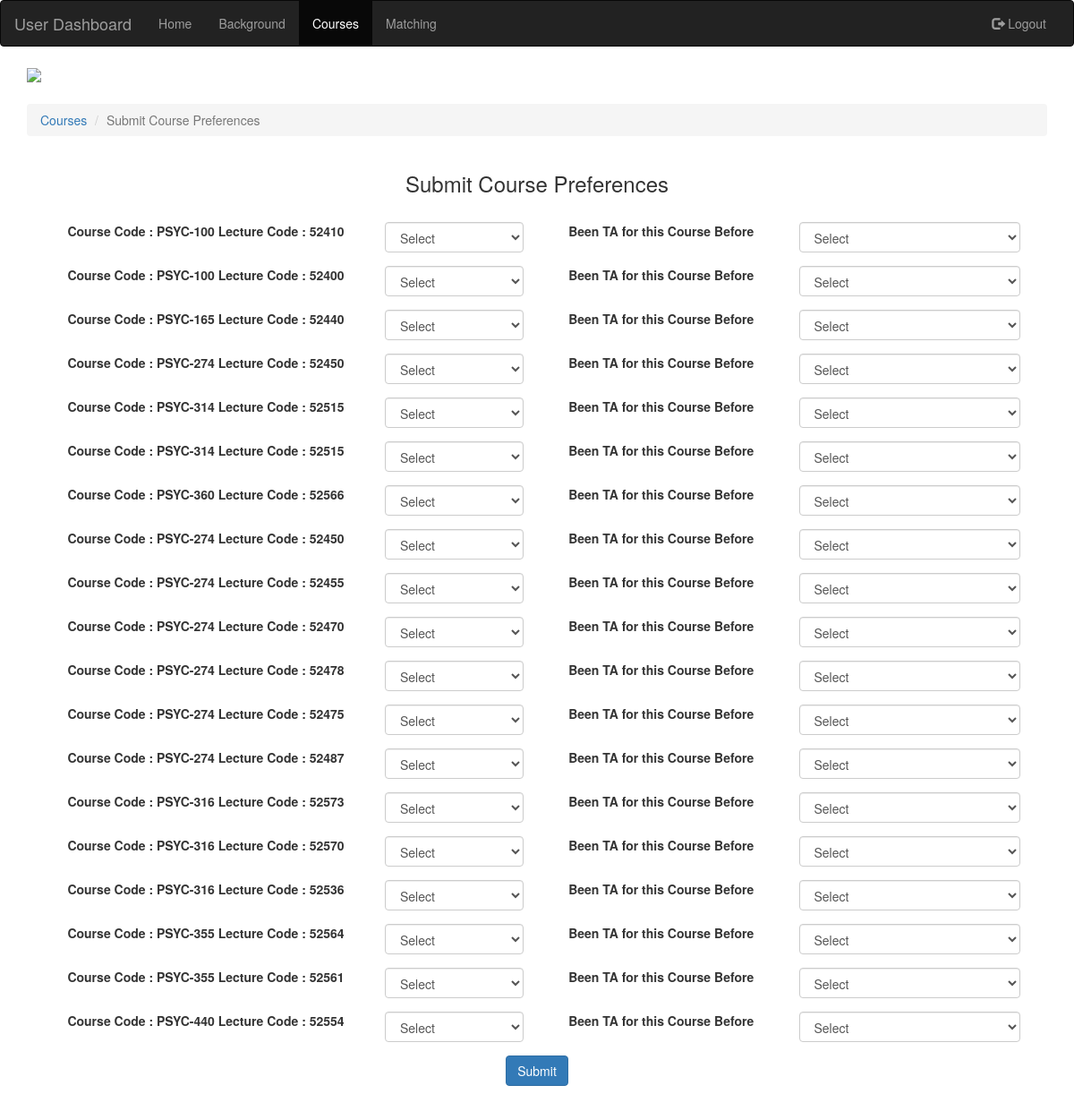
The page /php/user-submit-preferences.php on the database its author committed.
### tables this page shows
CREATE TABLE IF NOT EXISTS `Course_Section` (
  `Section_Id` int(11) NOT NULL AUTO_INCREMENT,
  `Course_Id` int(11) NOT NULL,
  `Lecture_Code` varchar(250) NOT NULL,
  `Lab_Code` varchar(250) NOT NULL,
  `IsLecture` tinyint(1) NOT NULL,
  `Time_Slot_Id` int(11) NOT NULL,
  `IsActive` tinyint(1) NOT NULL,
  PRIMARY KEY (`Section_Id`)
);

CREATE TABLE IF NOT EXISTS `Course` (
  `Course_Id` int(11) NOT NULL AUTO_INCREMENT,
  `Course_Code` varchar(250) NOT NULL,
  `Course_Name` varchar(250) NOT NULL,
  `Area` varchar(250) NOT NULL,
  `IsActive` int(11) NOT NULL,
  `Number_Of_Half_TA` int(11) NOT NULL,
  `Number_Of_Full_TA` int(11) NOT NULL,
  PRIMARY KEY (`Course_Id`)
);

### php/user-submit-preferences.php (the view, shortened to what this page needs)
<?php
	include('dbConnect.php');
	$sql2="SELECT * FROM `Course_Section` WHERE `IsActive`=1 AND`IsLecture`=1";
	$result2=mysqli_query($conn,$sql2);
?>
<!DOCTYPE HTML>
<html>
	<head>
		<link href="https://maxcdn.bootstrapcdn.com/bootstrap/3.3.7/css/bootstrap.min.css" rel="stylesheet">
		<link href="../css/admin.css" type="text/css" rel="stylesheet">
	</head>
	<body>
	<nav class="navbar navbar-inverse">
	  <div class="container-fluid">
	    <div class="navbar-header">
	      <a class="navbar-brand" href="../html/user.html">User Dashboard</a>
	    </div>
	    <div class="collapse navbar-collapse" id="myNavbar">
	      <ul class="nav navbar-nav">
		<li><a href="../html/user.html">Home</a></li>
		<li><a href="../html/user-personal.html">Background</a></li>
		<li class="active"><a href="../html/user-courses.html">Courses</a></li>
		<li><a href="../html/user-matching.html">Matching</a></li>
	      </ul>
	      <ul class="nav navbar-nav navbar-right">
		<li><a href="logout.php"><span class="glyphicon glyphicon-log-out"></span> Logout</a></li>
	      </ul>
	    </div>
	  </div>
	</nav>
	<div class="container">
		<div class="row">
			<div class="col-lg-12 col-md-12 col-xs-12 col-sm-12">
				<img src="../images/uscheader.png" style="width: 100%;"></img>
			</div>
			<div class="col-lg-12 col-md-12 col-xs-12 col-sm-12" style="margin-top: 2%;">
				<ol class="breadcrumb">
				  <li><a href="../html/user-courses.html">Courses</a></li>
				  <li class="active">Submit Course Preferences</a></li>
				</ol>
			</div>
			<div class="container">
			<div class="col-lg-12 col-md-12 col-xs-12 col-sm-12">
				<center><h3>Submit Course Preferences</h3><center><br>
				<form method="post" action="user-submit-preferences-action.php">
				<?php
					while($row2=mysqli_fetch_array($result2))
					{
						$courseId=$row2['Course_Id'];
						$sql3="SELECT * FROM `Course` WHERE `Course_Id`='$courseId'";
						$result3=mysqli_query($conn,$sql3);
						$row3=mysqli_fetch_array($result3);
						echo "
						<div class='form-row'>
						    <div class='form-group col-lg-4 col-sm-4 col-xs-4 col-md-4'>
						    	<label for='preference'>Course Code : ".$row3['Course_Code']." Lecture Code : ".$row2['Lecture_Code']."</label>
						    </div>
						    <div class='form-group col-lg-2 col-sm-2 col-xs-2 col-md-2'>
						    	<select required class='form-control' id='preference' name='Pref-".$row2['Section_Id']."'>
						    		<option value='-1' selected='selected' disabled>Select</option>
						    		<option value='5'>High</option>
						    		<option value='4'>High-Medium</option>
						    		<option value='3'>Medium</option>
						    		<option value='2'>Medium-Low</option>
						    		<option value='1'>Low</option>
						    	</select>
						    </div>
						    <div class='form-group col-lg-3 col-sm-3 col-xs-3 col-md-3'>
						    	<label for='preference'>Been TA for this Course Before</label>
						    </div>
						    <div class='form-group col-lg-3 col-sm-3 col-xs-3 col-md-3'>
						    	<select required class='form-control' id='preference' name='Been-".$row2['Section_Id']."'>
						    		<option value='-1' selected='selected' disabled>Select</option>
						    		<option value='1'>Yes</option>
						    		<option value='0'>No</option>
						    	</select>
						    </div>
						    <br>
						";
					}
				?>
				<div class="form-group col-lg-2 col-sm-2 col-xs-2 col-md-2 col-lg-offset-5 col-sm-offset-5 col-xs-offset-5 col-md-offset-5">
						<center><input type="submit" name="submit" class="btn btn-primary" value="Submit"></input> </center>
				</div>
				</form>
				<br><br><br>
			</div>
			</div>
		</div>
	</div>
	</body>
</html>

### rows shown on the page
course_section: Course_Id.Course_Code "PSYC-100", Lecture_Code "52410"
course_section: Course_Id.Course_Code "PSYC-100", Lecture_Code "52400"
course_section: Course_Id.Course_Code "PSYC-165", Lecture_Code "52440"
course_section: Course_Id.Course_Code "PSYC-274", Lecture_Code "52450"
course_section: Course_Id.Course_Code "PSYC-314", Lecture_Code "52515"
course_section: Course_Id.Course_Code "PSYC-314", Lecture_Code "52515"
course_section: Course_Id.Course_Code "PSYC-360", Lecture_Code "52566"
course_section: Course_Id.Course_Code "PSYC-274", Lecture_Code "52450"
course_section: Course_Id.Course_Code "PSYC-274", Lecture_Code "52455"
course_section: Course_Id.Course_Code "PSYC-274", Lecture_Code "52470"
course_section: Course_Id.Course_Code "PSYC-274", Lecture_Code "52478"
course_section: Course_Id.Course_Code "PSYC-274", Lecture_Code "52475"
course_section: Course_Id.Course_Code "PSYC-274", Lecture_Code "52487"
course_section: Course_Id.Course_Code "PSYC-316", Lecture_Code "52573"
course_section: Course_Id.Course_Code "PSYC-316", Lecture_Code "52570"
course_section: Course_Id.Course_Code "PSYC-316", Lecture_Code "52536"
course_section: Course_Id.Course_Code "PSYC-355", Lecture_Code "52564"
course_section: Course_Id.Course_Code "PSYC-355", Lecture_Code "52561"
course_section: Course_Id.Course_Code "PSYC-440", Lecture_Code "52554"
